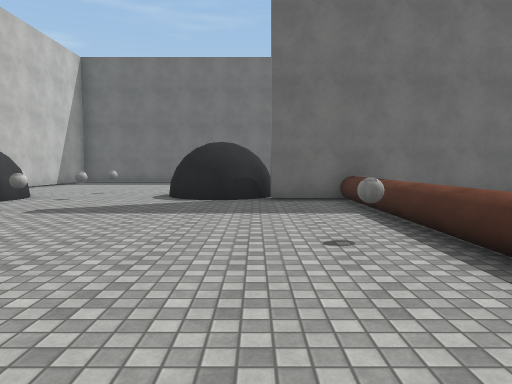
[1] (above)

20 first-person views from a walk through a scene from a Unity 3-D project. The camera is 1.4 m above the floor, tilts 4° down and sees 70° across. The floor is counted in squares, 2 m on a side. Each view is taken from the middle of a square. On the plan, view 1 faces up. The plan holds only what a view shows up to about 11 squares ahead; the rest is blank. The place goes on beyond the plan. The player character is not drawn. Surface patterns are stand-ins for the level's own textures.

[2]
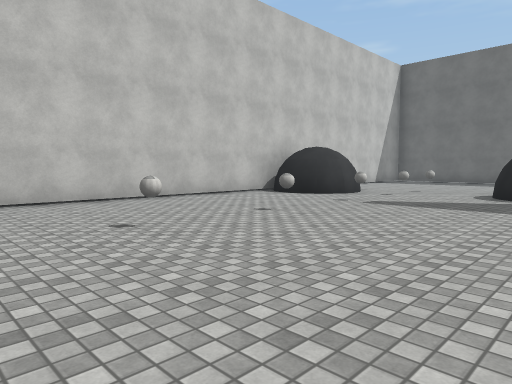

[3]
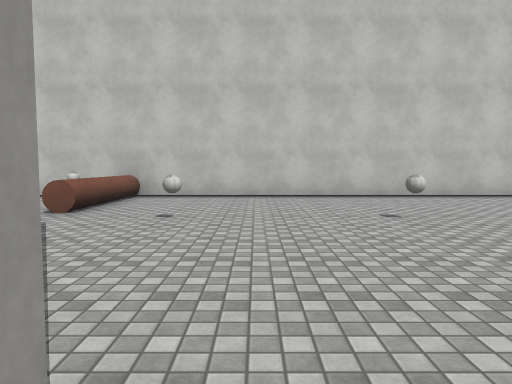

[4]
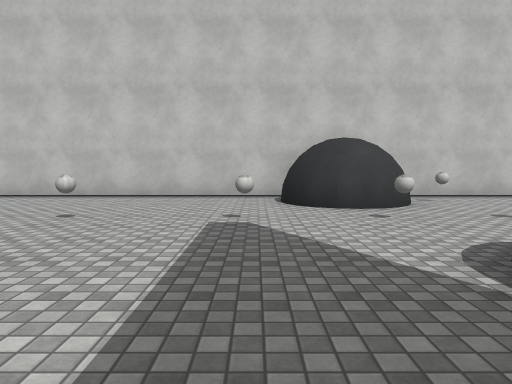

[5]
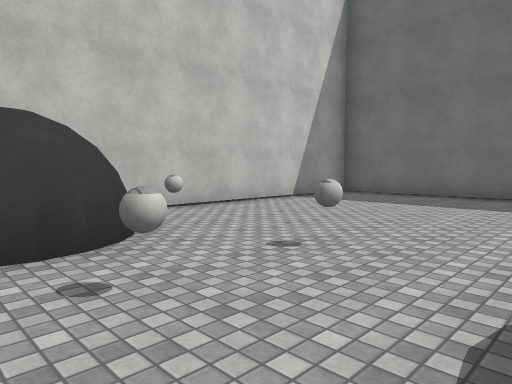

[6]
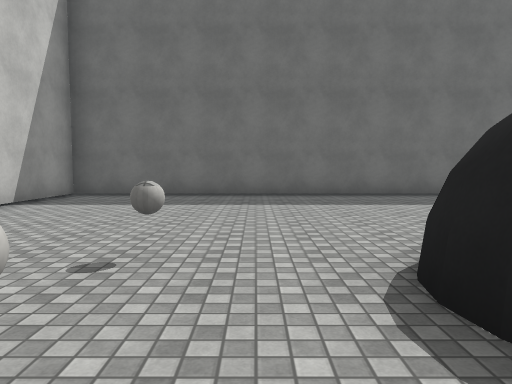

[7]
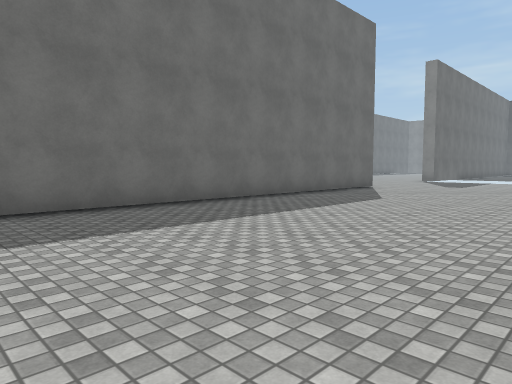

[8]
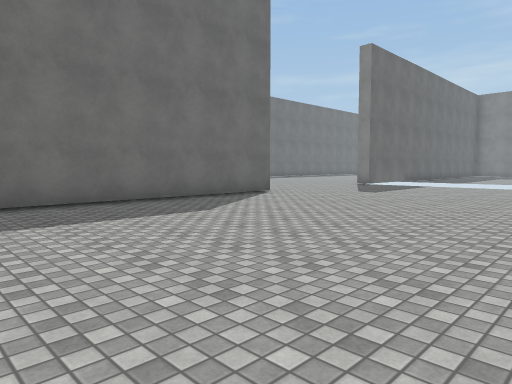

[9]
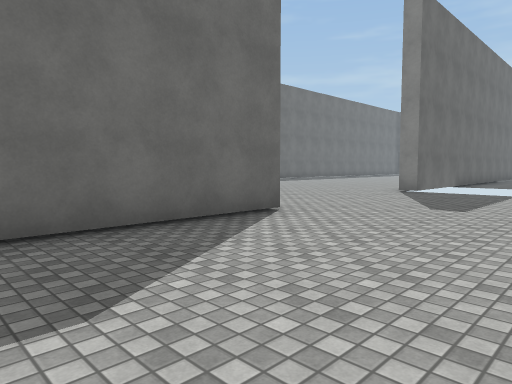

[10]
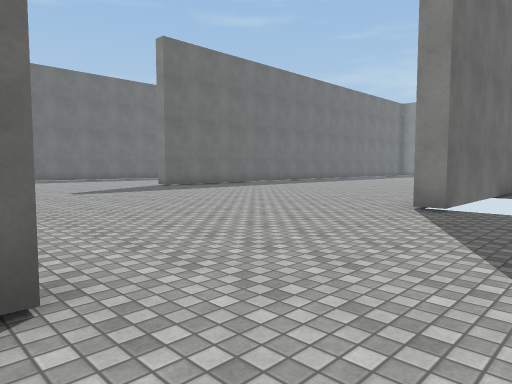

[11]
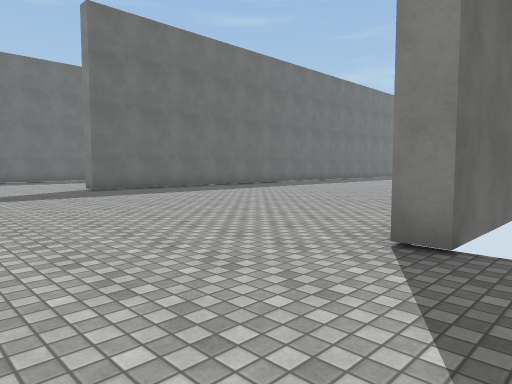

[12]
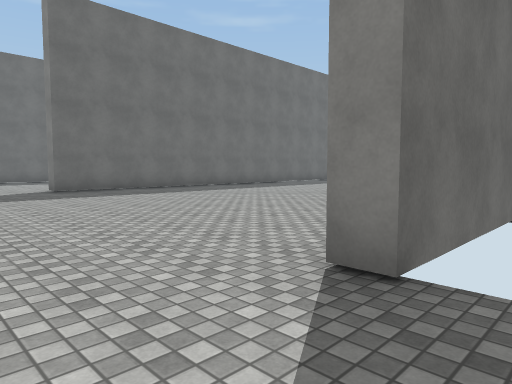

[13]
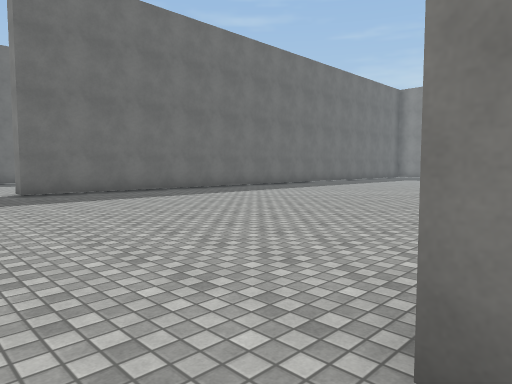

[14]
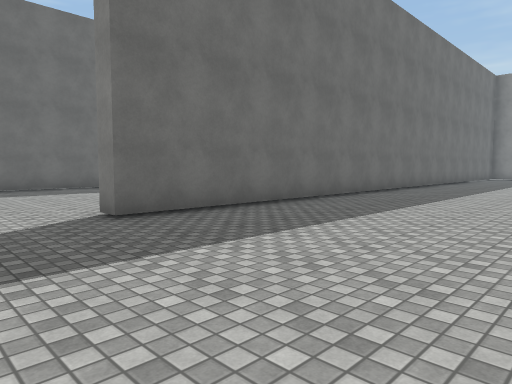

[15]
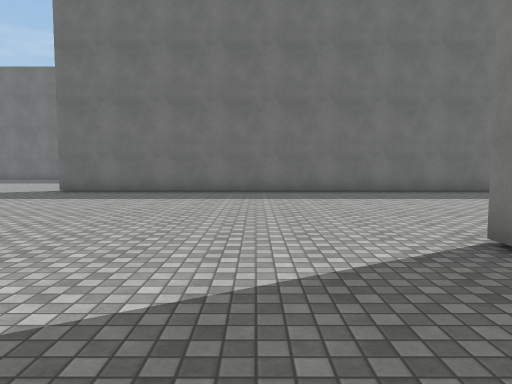

[16]
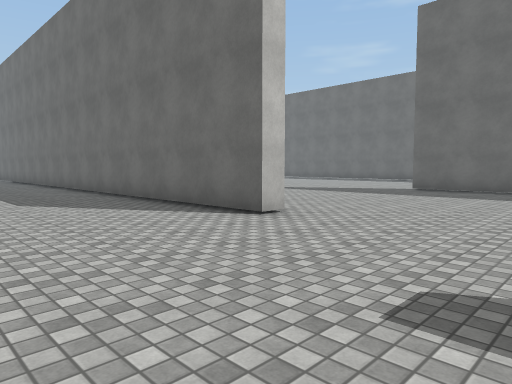

[17]
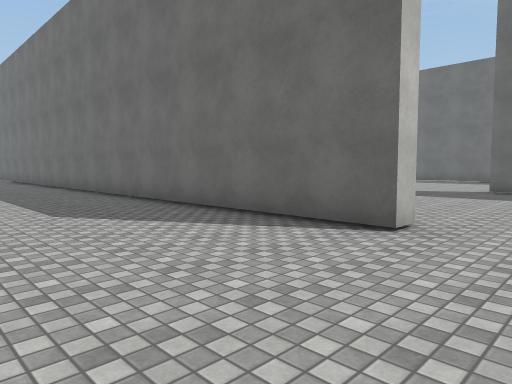

[18]
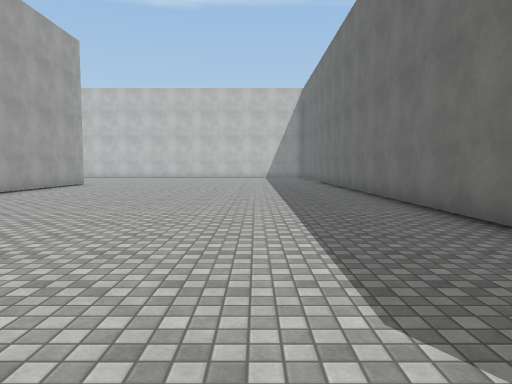

[19]
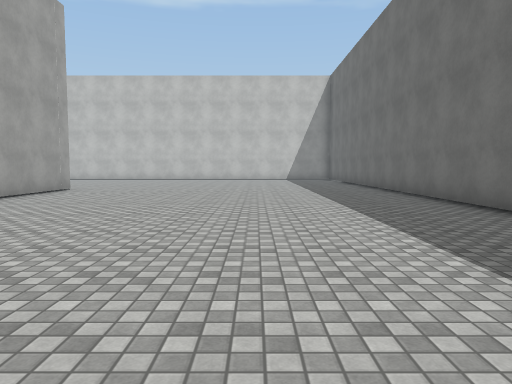

[20]
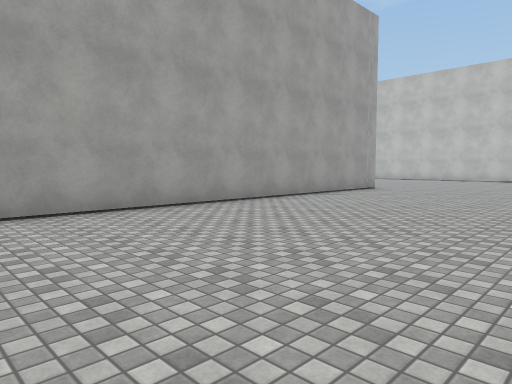

### Floor plan
Points are (right, up) in squares from view 1. A wall is a line through its corners. A room is listed if a view was taken in it or the views show most of it. See-through windows are left out.
Room 1 (views 1, 2, 3, 4, 5, 6)
walls: (5.4, 7.6) (0.2, 7.6); (0.1, 8) (-0.7, 7.6) (-1.3, 7.7); (0.2, 8.1) (0, 7.9); (-0.5, 7.7) (-1, 7.6); (0.1, 8.2) (-0.3, 7.9); (-1.2, 7.7) (-1.7, 7.9) (-2, 8.7); (-1.1, 7.8) (-1.5, 8); (-1.5, 7.8) (-1.9, 8.3) (-2, 8.8); (-5.3, 7.1) (-5.6, 6.8); (-5, 7.9) (-5.1, 7.5) (-5.4, 6.9) (-5.9, 6.6) (-6.6, 6.7); (-5.6, 7) (-5.9, 6.8) (-6.3, 6.7); (-5.1, 8.1) (-5, 7.6); (-5.3, 8) (-5.2, 7.6); (-6.4, 6.5) (-7, 6.8); (-7.5, 7.1) (-7.5, -3.5)
low walls: (1.8, 2.5) (1.8, 5.4); (1.8, 6.1) (1.8, 7.8); (-6, 6.6) (-6.4, 6.5)
ways out: opening at (-3.5, 8) to room 2; gap at (-5, 8) to room 2
objects: other object (-4, -2); other object (-4, 1); other object (-4, 3); other object (-4, 6); other object (-4, 8); other object (1, 3)
Room 2 (views 7, 8, 9, 10, 11, 12, 13, 14, 15, 16, 17, 18, 19, 20)
walls: (8.3, 26.4) (8.3, 25.8) (-8.1, 25.8); (8.5, 15.9) (-7.5, 15.9) (-7.5, 9.2); (14.1, 15.9) (14.1, 16.5); (19.5, 33.1) (7.5, 33.1); (23.9, 25.8) (15.1, 25.8) (15.1, 26.4); (-1.9, 9.1) (-1.7, 9.6); (-8, 16.4) (2.1, 16.4); (-1.9, 8.7) (-1.8, 9.2); (-2, 8.7) (-2, 9.3); (-5.3, 8.5) (-5, 7.9); (-6, 8.9) (-5.6, 8.7) (-5.3, 8.4); (-5.5, 8.4) (-5.3, 8)
ways out: opening at (-3.5, 8) to room 1; gap at (-5, 8) to room 1; gap at (-6, 9)
objects: other object (-6, 10); other object (-4, 10)

Positions as (right, up) in squares from view 1, and headings:
1: (0, 0), facing up
2: (0, -1), facing up-left
3: (1, -1), facing left
4: (1, 6), facing left
5: (-2, 7), facing up-left
6: (-3, 7), facing up
7: (-3, 10), facing up-right
8: (1, 9), facing up-right
9: (4, 12), facing up-right
10: (8, 14), facing up-right
11: (11, 15), facing up-right
12: (12, 15), facing up-right
13: (13, 16), facing up-right
14: (13, 21), facing up-right
15: (13, 23), facing up
16: (12, 22), facing up-left
17: (10, 22), facing up-left
18: (6, 23), facing left
19: (3, 22), facing left
20: (3, 22), facing down-left
